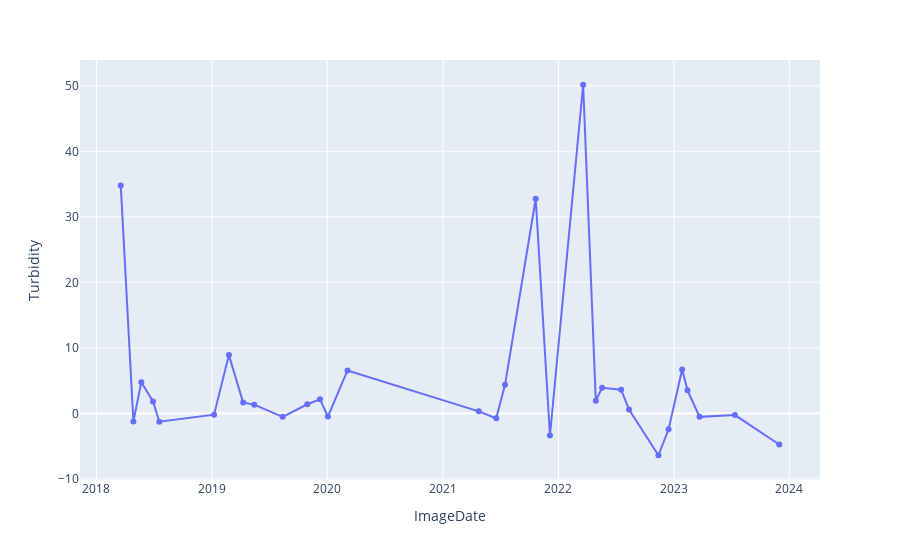

This figure's notebook cell:
### Code cell
fig = px.line(res_read1, x="ImageDate", y="Turbidity", markers=True)
fig.show()

### Figure 1 — Plotly figure (JSON) as saved in the notebook; plotly's stock layout.template omitted (floating-point values rounded to 4 significant figures)
{"data": [{"hovertemplate": "ImageDate=%{x}<br>Turbidity=%{y}<extra></extra>", "legendgroup": "", "line": {"color": "#636efa", "dash": "solid"}, "marker": {"symbol": "circle"}, "mode": "lines+markers", "name": "", "orientation": "v", "showlegend": false, "type": "scatter", "x": ["2018-03-19", "2018-04-28", "2018-05-23", "2018-06-29", "2018-07-19", "2019-01-08", "2019-02-24", "2019-04-10", "2019-05-15", "2019-08-13", "2019-10-30", "2019-12-09", "2020-01-03", "2020-03-05", "2021-04-24", "2021-06-18", "2021-07-16", "2021-10-21", "2021-12-05", "2022-03-20", "2022-04-29", "2022-05-19", "2022-07-18", "2022-08-12", "2022-11-13", "2022-12-15", "2023-01-27", "2023-02-13", "2023-03-23", "2023-07-13", "2023-11-30"], "xaxis": "x", "y": [34.8, -1.226, 4.745, 1.827, -1.269, -0.1956, 8.895, 1.653, 1.334, -0.5247, 1.396, 2.148, -0.4902, 6.554, 0.3076, -0.7504, 4.356, 32.76, -3.373, 50.16, 1.946, 3.898, 3.621, 0.576, -6.39, -2.44, 6.688, 3.517, -0.531, -0.2584, -4.75], "yaxis": "y"}], "layout": {"autosize": true, "legend": {"tracegroupgap": 0}, "margin": {"t": 60}, "xaxis": {"anchor": "y", "autorange": true, "domain": [0, 1], "range": ["2017-11-19 10:40:12.9102", "2024-03-28 13:19:47.0898"], "title": {"text": "ImageDate"}, "type": "date"}, "yaxis": {"anchor": "x", "autorange": true, "domain": [0, 1], "range": [-10.77, 54.54], "title": {"text": "Turbidity"}, "type": "linear"}}}
